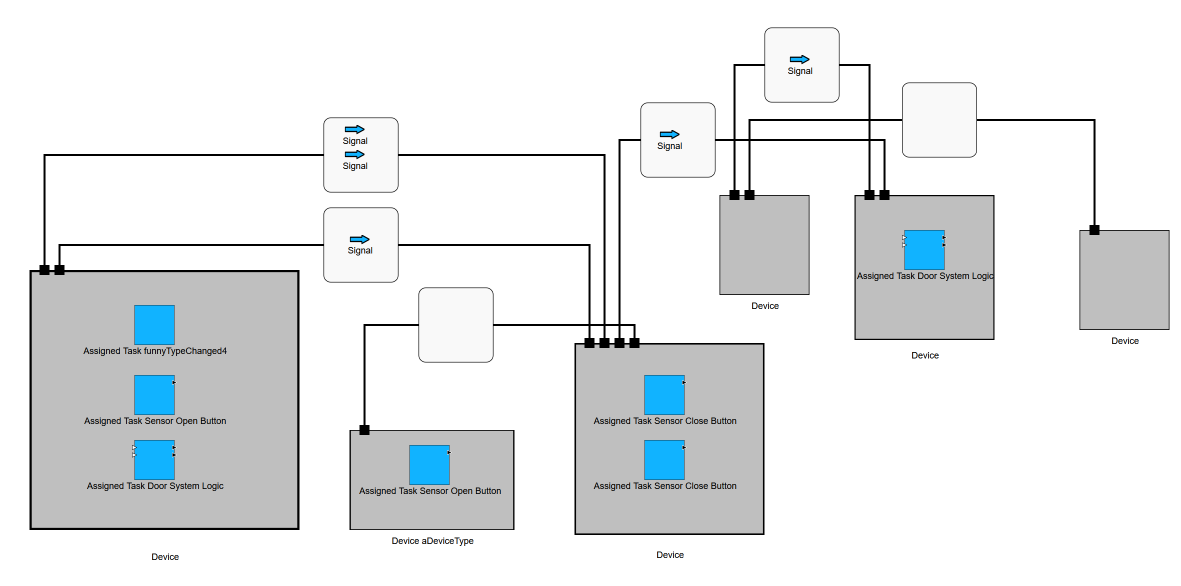
#> input picture images/testcase3.png, 2361 x 1171 px (shown at 1/2 size)
$ jupyter execute --allow-errors text_detection_functions.ipynb
#> lines starting #> are read from the running program, lines starting #| are printed output that depends on the picture; after the words box and inside, x2 and y2 are one past the last pixel; in counts of white or black regions, pixels touching at a corner belong together
# Text Detection

Detect Text Labels in OAAM Functions Layer and generally in block-diagrams. Outputs bounding boxes and texts.

[cell 1]
import cv2
import numpy as np
from matplotlib import pyplot as plt
import pytesseract
from pytesseract import Output
import pandas as pd
import pprint

## Input

[cell 2]
# Define the paths
# target_image_path = 'many_tasks.png'
target_image_path = 'images/multiplecrossings.png' # breaking case, OCR does not find Output 01 and Input 05
target_image_path = 'images/testcase3.png'
# target_image_path = '3boxes_grey_input.png'
# target_image_path = '00_3boxes_labels_scaled_unknown.png'

target_img = cv2.imread(target_image_path)
#> target_img is the input picture: shape (1171, 2361, 3); mean B, G, R 235.4, 234.2, 231.6

#### Visualization of Input

[cell 3]
# [5 lines of commented-out code are left out]

## Grayscale
Currently, only grayscale is used, not thresholded

[cell 4]
# Convert to grayscale
target_gray = cv2.cvtColor(target_img, cv2.COLOR_BGR2GRAY)

# Threshold the template image
_, target_thresh = cv2.threshold(target_gray, 245, 255, cv2.THRESH_BINARY_INV)
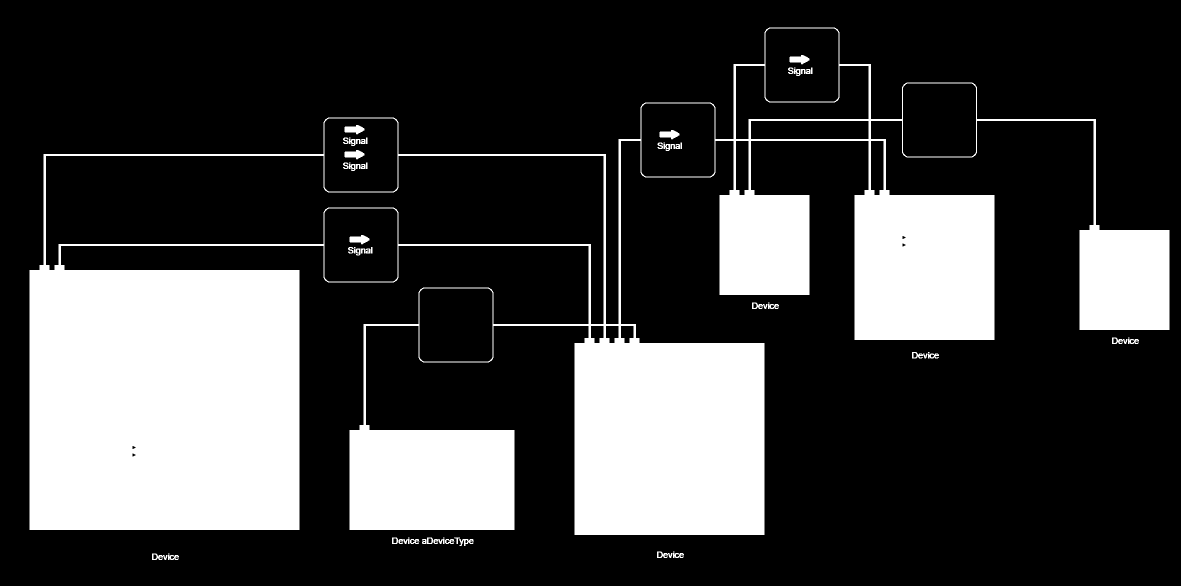
#> target_thresh: shape (1171, 2361) (shown at 1/2 size); 24.9% white; 57 white regions (12 under 20 px), largest, box (x1, y1, x2, y2) and area: (59, 55, 2339, 1070) 680216, (1579, 110, 1619, 129) 488, (689, 250, 729, 269) 488

#### Visualize Grayscale

[cell 5]
# fig, ax = plt.subplots(1, 2, figsize=(15, 15))
# ax[0].imshow(target_gray, cmap='gray')
# ax[0].set_title('Target Image Grayscale')
# ax[1].imshow(target_thresh, cmap='gray')
# ax[1].set_title('Target Image Thresholded (not used)')
# plt.show()

## Tesseract OCR
#### General Configuration
Good overview on page segmentation modes [Py image search](https://pyimagesearch.com/2021/11/15/tesseract-page-segmentation-modes-psms-explained-how-to-improve-your-ocr-accuracy/)

[cell 6]
# Configuration strings for pytesseract
config_psm = '--psm 11'
config_oem = '--oem 3'  # Default is 3 for both LSTM and legacy engine
# config_chars = '-c tessedit_char_whitelist=ABCDEFGHIJKLMNOPQRSTUVWXYZabcdefghijklmnopqrstuvwxyz0123456789!@#$%^&*()_+=-[]{}|;:<>/? '
# config_chars = '-c tessedit_char_blacklist=T‘O'
# print(config_chars)

# Combine the configurations
custom_config = f'{config_psm} {config_oem}'
# custom_config = f'{config_psm} {config_oem} {config_chars}'

# 6 works, but is made for single uniform block of text
# 11 works 99%, made for sparse text

#### Image to Text (Debug only)
Actual output happens in Image to Data

#> (a cell that did not finish here is left out)

## Image to Data
This is really used

#> (a cell that did not finish here is left out)

#### Visualize OCR Result

[cell 9]
# # Draw the bounding boxes
# plot_img = target_img.copy()
# n_boxes = len(data['text'])
# for i in range(n_boxes):
#     if int(data['conf'][i]) > 0: # only text has a confidence value, so basically filters for text
#         (x, y, w, h) = (data['left'][i], data['top'][i], data['width'][i], data['height'][i])
#         plot_img = cv2.rectangle(plot_img, (x, y), (x + w, y + h), (0, 255, 0), 2)
#         # put text
#         plot_img = cv2.putText(plot_img, data['text'][i], (x, y-10), cv2.FONT_HERSHEY_SIMPLEX, 0.5, (0, 255, 0), 2)

# # Draw target image image
# fig, ax = plt.subplots(1, 1, figsize=(20, 20))
# ax.imshow(cv2.cvtColor(plot_img, cv2.COLOR_BGR2RGB))
# ax.set_title('Target Image with detected text')
# plt.show()

# # doc for pandas options
# # pd.describe_option('display')

#### Histogram of confidence

[cell 10]
# # plot the confidences in a histogram
# plt.hist(df['conf'], bins=100, range=(0, 100))
# plt.title('Confidence Histogram')
# plt.show()

## Processing
From raw word boxes to someething useful

#### Merge single Words into Text Labels
Group neighboring words together to labels. Keep confidence for further processing.

* expected format:
* [1157, 295, 146, 13, 'Task Actor Locked ', 96]
* left, top, widht, height, text, confidence

[cell 11]
# merge single words to blocks which represent a text label
text_boxes = []
#> (the rest of this cell did not finish here and is left out)

#### Remove trailing space

[cell 12]
# remove the trailing space from the text, e.g. 'Output '
for textbox in text_boxes:
    textbox[4] = textbox[4].strip()
print(text_boxes)


$ run again, with images/allocations.png copied over images/testcase3.png
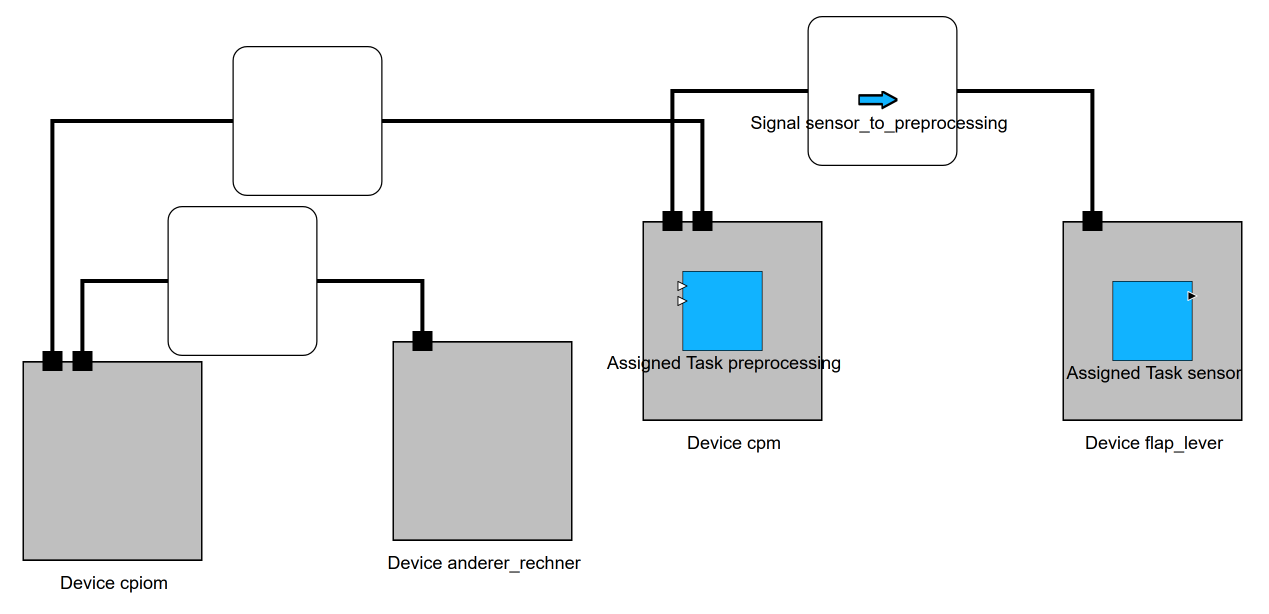
#> input picture images/allocations.png, 2538 x 1227 px (shown at 1/2 size)
#> target_img is the input picture: shape (1227, 2538, 3); mean B, G, R 238, 236.7, 234.1
#> `_, target_thresh = cv2.threshold(target_gray, 245, 255, cv2.THRESH_BIN..`:
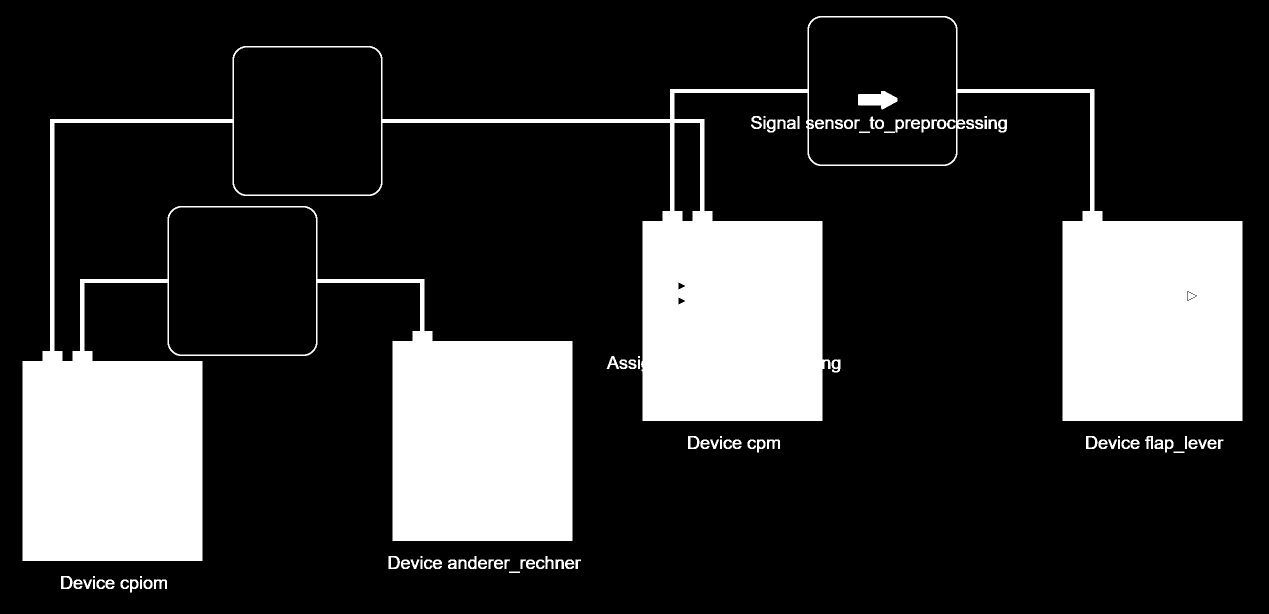
#> target_thresh: shape (1227, 2538) (shown at 1/2 size); 20.5% white; 97 white regions (7 under 20 px), largest, box (x1, y1, x2, y2) and area: (45, 32, 2485, 1122) 619249, (1716, 182, 1795, 219) 1847, (1376, 872, 1399, 898) 312

$ run again, with images/allocations_2.png copied over images/testcase3.png
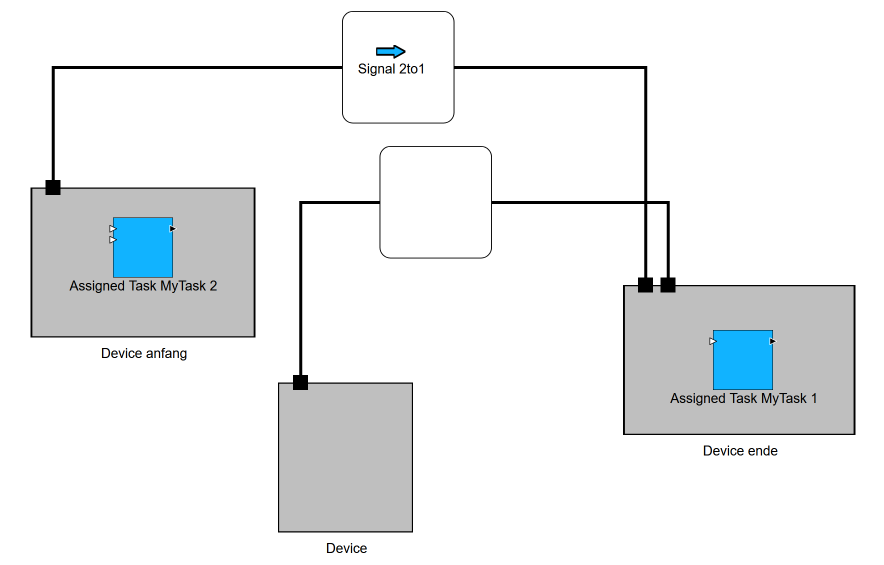
#> input picture images/allocations_2.png, 1767 x 1130 px (shown at 1/2 size)
#> target_img is the input picture: shape (1130, 1767, 3); mean B, G, R 239.7, 238.6, 236.3
#> `_, target_thresh = cv2.threshold(target_gray, 245, 255, cv2.THRESH_BIN..`:
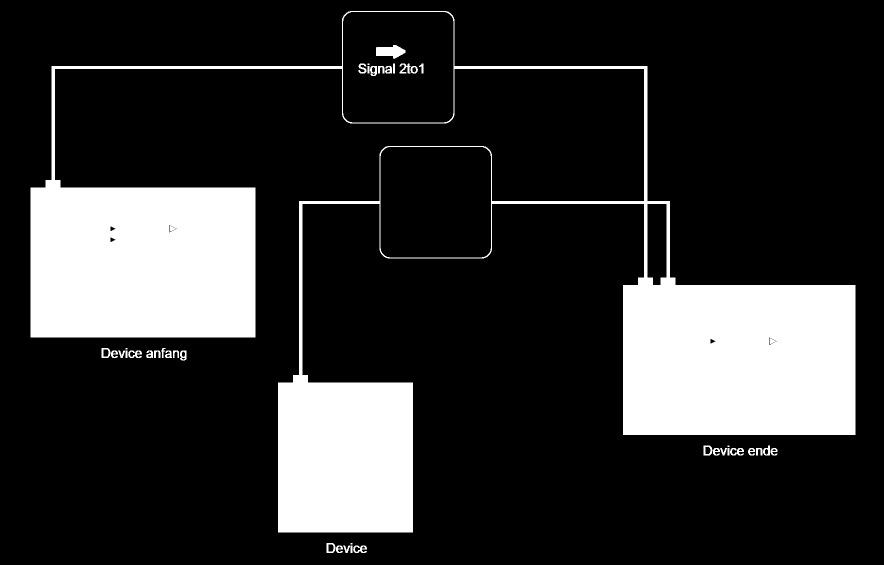
#> target_thresh: shape (1130, 1767) (shown at 1/2 size); 19.2% white; 40 white regions (4 under 20 px), largest, box (x1, y1, x2, y2) and area: (61, 22, 1711, 1065) 377448, (752, 90, 811, 118) 1065, (1460, 896, 1488, 911) 238

$ run again, with images/allocations_3.png copied over images/testcase3.png
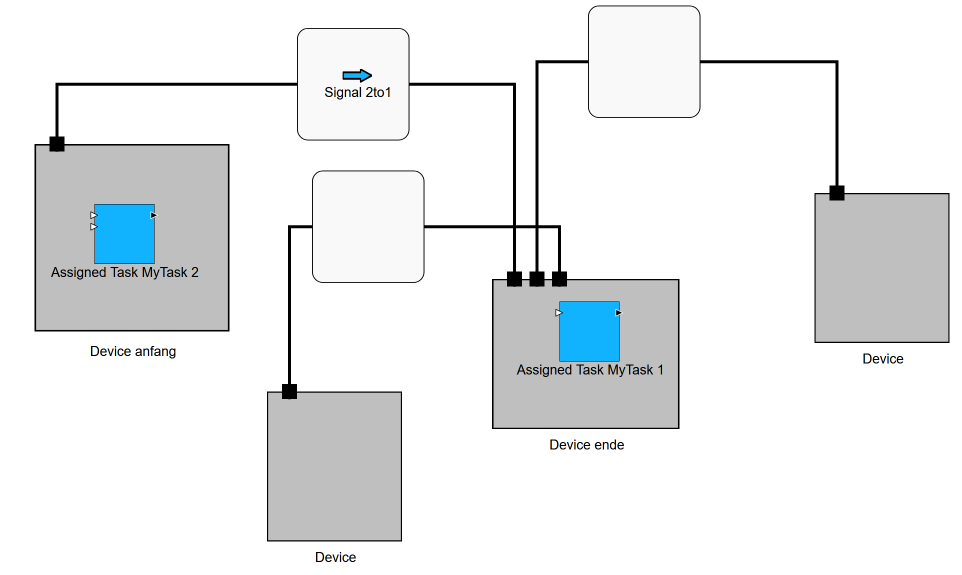
#> input picture images/allocations_3.png, 1923 x 1149 px (shown at 1/2 size)
#> target_img is the input picture: shape (1149, 1923, 3); mean B, G, R 238.1, 237.1, 235
#> `_, target_thresh = cv2.threshold(target_gray, 245, 255, cv2.THRESH_BIN..`:
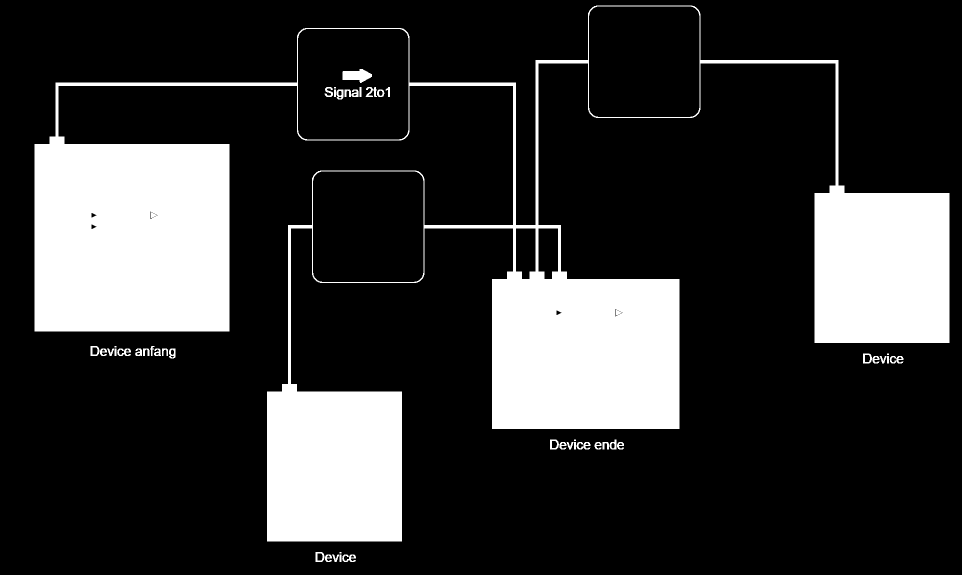
#> target_thresh: shape (1149, 1923) (shown at 1/2 size); 20.6% white; 46 white regions (5 under 20 px), largest, box (x1, y1, x2, y2) and area: (69, 11, 1899, 1083) 447524, (685, 138, 744, 166) 1068, (731, 174, 754, 194) 238
